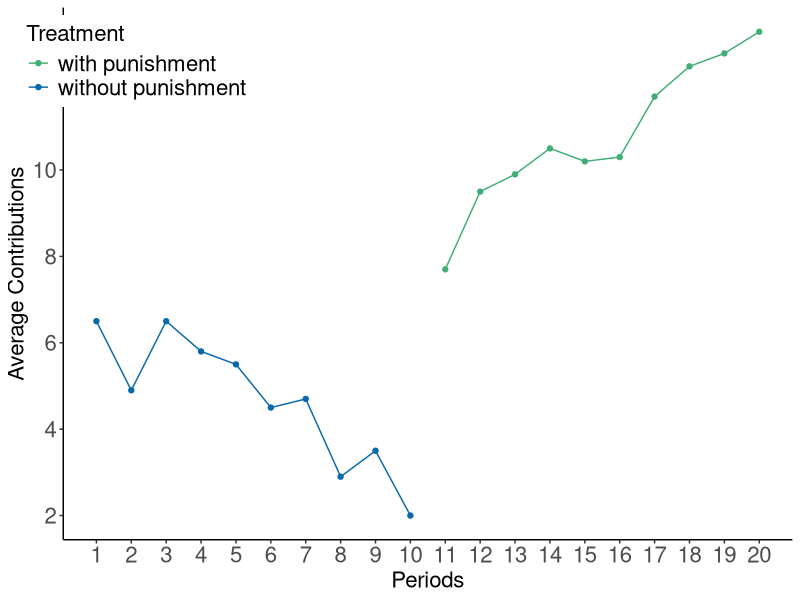
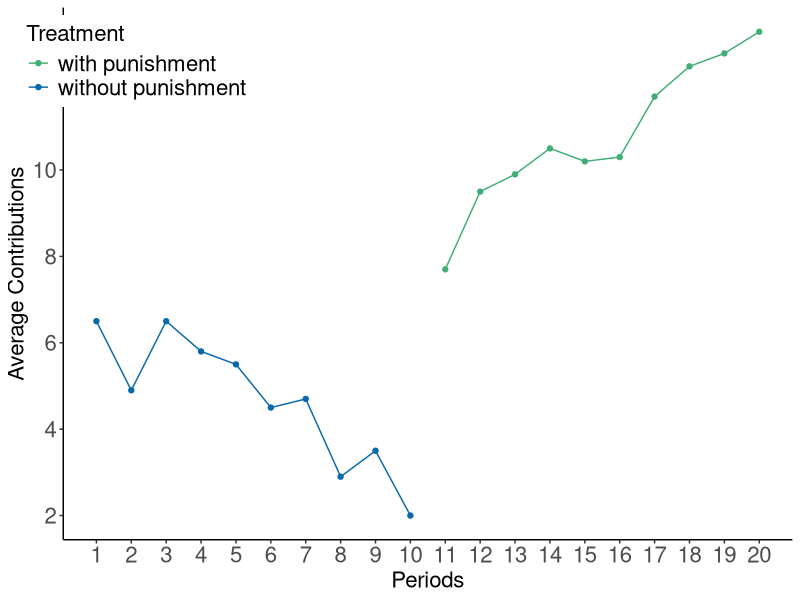

The R script that drew these images, in order:
library(ggplot2)
library(ggthemes)

FG_2000 <- data.frame("p" = 1:20, 
                     "contrib" = c(6.5, 4.9, 6.5, 5.8, 5.5, 4.5, 4.7, 2.9, 3.5, 2.0,
                                   7.7, 9.5, 9.9, 10.5, 10.2, 10.3, 11.7, 12.4, 12.7, 13.2), 
                     "Treatment" = c("without punishment", "without punishment", "without punishment", "without punishment", "without punishment", "without punishment", "without punishment", "without punishment", "without punishment", "without punishment",
                                   "with punishment", "with punishment", "with punishment", "with punishment", "with punishment", "with punishment", "with punishment", "with punishment", "with punishment", "with punishment")
                     )

BHcolors <- c("#41ae76", "#0868ac")

tx3 <- ggplot(data = FG_2000, aes(x = p, y = contrib, col=Treatment)) +
  geom_point() + 
  geom_line() +
  scale_color_manual(values = BHcolors) +
  #scale_shape_manual( values = c(1, 19)) + 
  scale_x_continuous(breaks = scales::pretty_breaks(n = 20), limits = c(1,20)) +
  scale_y_continuous(breaks = scales::pretty_breaks(n = 5)) +
  #scale_fill_discrete("Treatment", breaks=c("wo", "w"),
  #                    labels = c("without punishment", "with punishment")) +
  xlab("Periods") + 
  ylab("Average Contributions") +
  theme_classic() +
  theme(legend.position = c(0.1, 0.9),
axis.title.y = element_text(size = 16),
        legend.text=element_text(size=16),
        axis.text.x = element_text(size = 16),
        axis.text.y = element_text(size = 16),
        axis.title.x = element_text(size = 16),
        legend.title =element_text(size=16)) 
  

print(tx3)

  
ggsave("people/Fehr_Gachter_2000.pdf", width = 10, height = 5)
